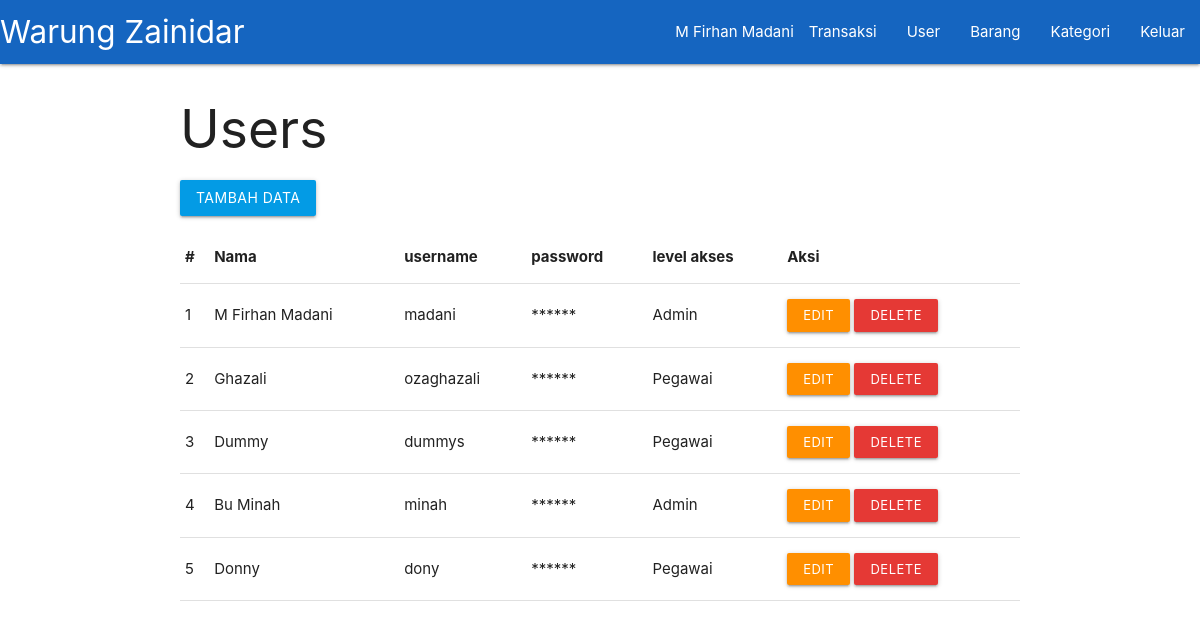
The page /user (signed in) on the database its author committed.
### tables this page shows
CREATE TABLE `tbl_user` (
  `id_user` int(11) NOT NULL AUTO_INCREMENT,
  `nama_user` varchar(50) NOT NULL,
  `username` varchar(50) NOT NULL,
  `password` varchar(50) NOT NULL,
  `level` enum('Admin','Pegawai') DEFAULT 'Pegawai',
  PRIMARY KEY (`id_user`)
);

### controllers/UserController.php (called while the page is built, shortened)
<?php
  class UserController
  {
    public $user = null;
    public function __construct()
    {
      $this->user = new User();
    }
    public function index(Router $router)
    {
      $dataUsers = $this->user->getAllData();
      $router->renderView('user/index', compact('dataUsers'));
    }
  }

### public/index.php (called while the page is built, shortened)
<?php
  $router = new Router();
  $router->get('/', [new BarangController, 'index']);
  $router->get('/api', [new getData, 'index']);
  $router->get('/login', [new LoginController, 'index']);
  $router->get('/logout', [new LoginController, 'logout']);
  $router->post('/login', [new LoginController, 'login']);
  $router->get('/kategori', [new KategoriController, 'index']);
  $router->get('/kategori/create', [new KategoriController, 'create']);
  $router->post('/kategori/create', [new KategoriController, 'create']);
  $router->get('/kategori/update', [new KategoriController, 'update']);
  $router->post('/kategori/update', [new KategoriController, 'update']);
  $router->post('/kategori/delete', [new KategoriController, 'delete']);
  $router->get('/barang', [new BarangController, 'index']);
  $router->get('/barang/create', [new BarangController, 'create']);
  $router->post('/barang/create', [new BarangController, 'create']);
  $router->get('/barang/update', [new BarangController, 'update']);
  $router->post('/barang/update', [new BarangController, 'update']);
  $router->post('/barang/delete', [new BarangController, 'delete']);
  if (@$_SESSION['level'] === 'Admin') {
    $router->get('/user', [new UserController, 'index']);
    $router->get('/user/create', [new UserController, 'create']);
    $router->post('/user/create', [new UserController, 'create']);
    $router->get('/user/update', [new UserController, 'update']);
    $router->post('/user/update', [new UserController, 'update']);
    $router->post('/user/delete', [new UserController, 'delete']);
  }
  $router->get('/transaksi', [new TransaksiController, 'index']);
  $router->get('/penjualan/create', [new TransaksiPenjualan, 'create']);
  $router->post('/penjualan/create', [new TransaksiPenjualan, 'create']);
  $router->get('/pembelian/create', [new TransaksiPembelian, 'create']);
  $router->post('/pembelian/create', [new TransaksiPembelian, 'create']);
  $router->resolve();

### models/User.php (called while the page is built, shortened)
<?php
  class User extends Model
  {
    public $db;
    public function __construct()
    {
      $this->db = new Database();
    }
    public function getAllData()
    {
      $statement = $this->db->pdo->query("SELECT * FROM tbl_user");
      $statement->execute();
      return $statement->fetchAll(PDO::FETCH_ASSOC);
    }
  }

### Database.php (called while the page is built, shortened)
<?php
  class Database
  {
    public function __construct()
    {
      $this->pdo = new PDO('mysql:host=localhost;port=3306;dbname=db_sembako', 'root', '', [PDO::ATTR_ERRMODE => PDO::ERRMODE_EXCEPTION]);
    }
  }

### helpers/UtilHelper.php (called while the page is built, shortened)
<?php
  class UtilHelper
  {
    public static function hidePassword($data)
    {
      $str = '';
      for ($i=0; $i <= 5; $i++) {
        $str .= '*';
      }
      return $str;
    }
  }

### views/user/index.php (the view, shortened to what this page needs)
<h2>Users</h2>
<a href="/user/create" class="btn light-blue darken-1 waves-effect waves-light">Tambah Data</a>
<table class="responsive-table my-1">
  <thead>
    <th>#</th>
    <th>Nama</th>
    <th>username</th>
    <th>password</th>
    <th>level akses</th>
    <th>Aksi</th>
  </thead>
  <tbody>
    <?php foreach ($dataUsers as $i => $user) : ?>
      <tr>
        <td><?php echo ++$i; ?></td>
        <td><?php echo $user['nama_user']; ?></td>
        <td><?php echo $user['username']; ?></td>
        <td><?php echo UtilHelper::hidePassword($user['password']); ?></td>
        <td><?php echo $user['level']; ?></td>
        <td>
          <a href="/user/update?id=<?php echo $user['id_user']; ?>" class="btn btn-small  amber darken-3 waves-effect waves-light">Edit</a>
          <form action="/user/delete" method="POST" class="dinline">
            <input type="submit" class="btn btn-small red darken-1 input-submit" value="Delete">
          </form>
        </td>
      </tr>
    <?php endforeach; ?>
  </tbody>
</table>
<?php  include_once __DIR__.'/../layouts/footer.php'; ?>

### views/layouts/footer.php (shortened to what this page needs)
</body>
</html>

### Router.php (shortened to what this page needs)
<?php
  class Router
  {
    public $getRouter = [];
    public $postRouter = [];
    public function get($url, $fn)
    {
      $this->getRouter[$url] = $fn;
    }
    public function post($url, $fn)
    {
      $this->postRouter[$url] = $fn;
    }
    public function resolve()
    {
      $currentUrl = $_SERVER['PATH_INFO'] ?? '/';
      $method = $_SERVER['REQUEST_METHOD'];
      if ($method === 'GET') {
        $fn = $this->getRouter[$currentUrl] ?? null;
      } else {
        $fn = $this->postRouter[$currentUrl] ?? null;
      }
      if ($fn) {
        call_user_func($fn, $this);
      } else {
        include_once 'public/error.php';
      }
    }
    public function renderView($view, $params = [])
    {
      include_once __DIR__."/views/$view.php";
      $content = ob_get_clean();
      if ($view == 'login/index') {
        include_once __DIR__.'/views/layouts/login.php';
      } else
      {
        include_once __DIR__.'/views/layouts/header.php';
      }
    }
  }

### views/layouts/header.php (shortened to what this page needs)
<!DOCTYPE html>
<html lang="en">
<head>
  <link rel="stylesheet" href="https://cdnjs.cloudflare.com/ajax/libs/materialize/1.0.0/css/materialize.min.css">
  <link rel="stylesheet" href="/utility.css">
</head>
<body>
  <div class="navbar-fixed">
    <nav>
      <div class="nav-wrapper blue darken-3">
        <a href="/" class="brand-logo">Warung Zainidar</a>
        <ul class="right hide-on-med-and-down">
          <?php if ($_SESSION['level'] === 'Admin') : ?>
            <li><?= $_SESSION['username']; ?></li>
            <li><a href="/transaksi">Transaksi</a></li>
            <li><a href="/user">User</a></li>
            <li><a href="/barang">Barang</a></li>
            <li><a href="/kategori">Kategori</a></li>
            <li><a href="/logout">Keluar</a></li>
          <?php endif; ?>
          </ul>
        </div>
      </nav>
    </div>
  <main class="container">
    <?php
      echo $content;
    ?>

### public/utility.css (style rules this page uses)
body { margin: 0; padding: 0; }
.dinline { display: inline; }
.my-1 { margin: 1em 0; }
.input-submit { color: white; cursor: pointer; }

### rows shown on the page
tbl_user: nama_user "M Firhan Madani", username "madani", password "******", level "Admin"
tbl_user: nama_user "Ghazali", username "ozaghazali", password "******", level "Pegawai"
tbl_user: nama_user "Dummy", username "dummys", password "******", level "Pegawai"
tbl_user: nama_user "Bu Minah", username "minah", password "******", level "Admin"
tbl_user: nama_user "Donny", username "dony", password "******", level "Pegawai"

### other values the page prints
$_SESSION['username'] "M Firhan Madani"
